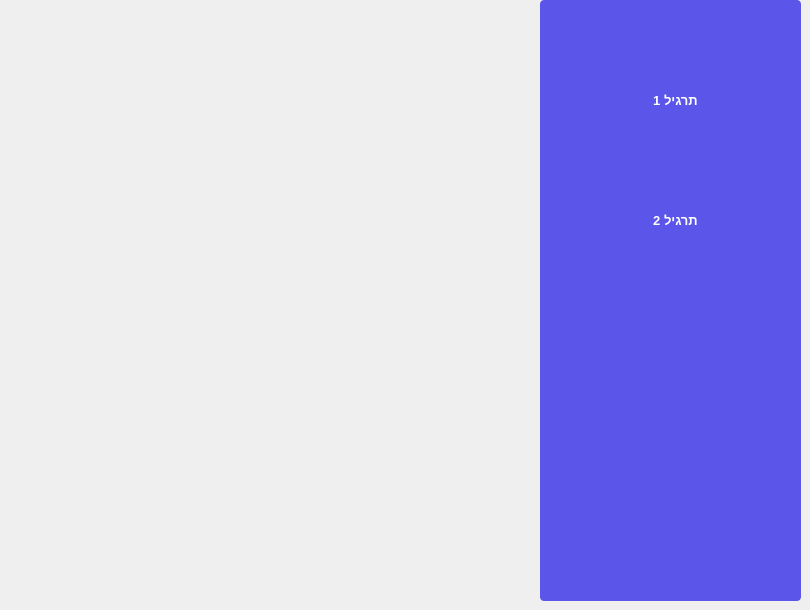
    <widget class="QWidget" name="page_3">
     <widget class="QListView" name="listView_6">
      <property name="geometry">
       <rect>
        <x>540</x>
        <y>0</y>
        <width>261</width>
        <height>601</height>
       </rect>
      </property>
      <property name="toolTip">
       <string>&lt;html&gt;&lt;head/&gt;&lt;body&gt;&lt;p&gt;&lt;br/&gt;&lt;/p&gt;&lt;/body&gt;&lt;/html&gt;</string>
      </property>
      <property name="styleSheet">
       <string notr="true">QListView
{
	background-color: #5c55e9;
	color: #fff;
	font-size: 14px;
	font-weight: bold;
	show-decoration-selected: 0;
	border-radius: 4px;
	padding-left: -15px;
	padding-right: -15px;
	padding-top: 5px;

} 


QListView:disabled 
{
	background-color: #5c5c5c;

}


QListView::item
{
	background-color: #454e5e;
	border: none;
	padding: 10px;
	border-radius: 0px;
	padding-left : 10px;
	height: 32px;

}


QListView::item:selected
{
	color: #000;
	background-color: #fff;

}


QListView::item:!selected
{
	color:white;
	background-color: transparent;
	border: none;
	padding-left : 10px;

}


QListView::item:!selected:hover
{
	color: #fff;
	background-color: #5564f2;
	border: none;
	padding-left : 10px;

}
QPushButton
{
	background-color: #5c55e9;
	color: #fff;
	font-size: 13px;
	font-weight: bold;
	border-top-right-radius: 15px;
	border-top-left-radius: 0px;
	border-bottom-right-radius: 0px;
	border-bottom-left-radius: 15px;
	padding: 10px;

}
</string>
      </property>
     </widget>
     <widget class="QPushButton" name="pushButton_25">
      <property name="geometry">
       <rect>
        <x>600</x>
        <y>60</y>
        <width>151</width>
        <height>81</height>
       </rect>
      </property>
      <property name="styleSheet">
       <string notr="true">QPushButton
{
	background-color: #5c55e9;
	color: #fff;
	font-size: 13px;
	font-weight: bold;
	border-top-right-radius: 15px;
	border-top-left-radius: 0px;
	border-bottom-right-radius: 0px;
	border-bottom-left-radius: 15px;
	padding: 10px;

}


QPushButton::disabled
{
	background-color: #5c5c5c;

}


QPushButton::hover
{
	background-color: #5564f2;

}


QPushButton::pressed
{
	background-color: #3d4ef2;

}
</string>
      </property>
      <property name="text">
       <string>תרגיל 1</string>
      </property>
     </widget>
     <widget class="QPushButton" name="pushButton_26">
      <property name="geometry">
       <rect>
        <x>600</x>
        <y>180</y>
        <width>151</width>
        <height>81</height>
       </rect>
      </property>
      <property name="styleSheet">
       <string notr="true">QPushButton
{
	background-color: #5c55e9;
	color: #fff;
	font-size: 13px;
	font-weight: bold;
	border-top-right-radius: 15px;
	border-top-left-radius: 0px;
	border-bottom-right-radius: 0px;
	border-bottom-left-radius: 15px;
	padding: 10px;

}


QPushButton::disabled
{
	background-color: #5c5c5c;

}


QPushButton::hover
{
	background-color: #5564f2;

}


QPushButton::pressed
{
	background-color: #3d4ef2;

}
</string>
      </property>
      <property name="text">
       <string>תרגיל 2</string>
      </property>
     </widget>
     <widget class="QLabel" name="label_12">
      <property name="geometry">
       <rect>
        <x>0</x>
        <y>0</y>
        <width>541</width>
        <height>601</height>
       </rect>
      </property>
      <property name="styleSheet">
       <string notr="true">border-image: url(:/images/Students.png);</string>
      </property>
      <property name="text">
       <string/>
      </property>
     </widget>
    </widget>
